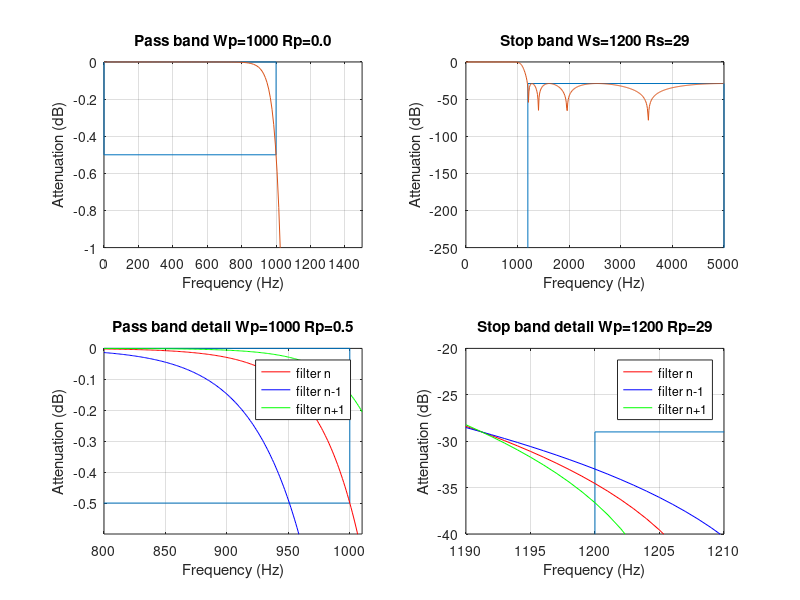

Write MATLAB code to recreate this figure.
Fs = 10000; 
 [n, Wc] = cheb2ord (1000/(Fs/2), 1200/(Fs/2), 0.5, 29);

 subplot (221);
 plot ([0, 1000, 1000, 0, 0], [0, 0, -0.5, -0.5, 0], ";;");
 hold on;
 grid;
 title("Pass band Wp=1000 Rp=0.0");
 xlabel("Frequency (Hz)");
 ylabel("Attenuation (dB)");
 [b, a] = cheby2 (n, 29, Wc);
 [h, w] = freqz (b, a, [], Fs);
 plot (w, 20*log10(abs(h)), ";;");
 axis ([ 0, 1500, -1, 0]);
 hold off;

 subplot (222);
 plot ([1200, Fs/2, Fs/2, 1200, 1200], [-29, -29, -500, -500, -29], ";;");
 hold on;
 axis ([ 0, Fs/2, -250, 0]);
 title("Stop band Ws=1200 Rs=29");
 xlabel("Frequency (Hz)");
 ylabel("Attenuation (dB)");
 grid;
 [b, a] = cheby2 (n, 29, Wc);
 [h, w] = freqz (b, a, [], Fs);
 plot (w, 20*log10(abs(h)), ";;");
 hold off;

 subplot (223);
 plot ([0, 1000, 1000, 0, 0], [0, 0, -0.5, -0.5, 0], ";;");
 hold on;
 axis ([ 800, 1010, -0.6, -0.0]);
 title("Pass band detail Wp=1000 Rp=0.5");
 xlabel("Frequency (Hz)");
 ylabel("Attenuation (dB)");
 grid;
 [b, a] = cheby2 (n, 29, Wc);
 [h, w] = freqz (b, a, [800:1010], Fs);
 plot (w, 20*log10(abs(h)), "r;filter n;");
 [b, a] = cheby2 (n-1, 29, Wc);
 [h, w] = freqz (b, a, [800:1010], Fs);
 plot (w, 20*log10(abs(h)), "b;filter n-1;");
 [b, a] = cheby2 (n+1, 29, Wc);
 [h, w] = freqz (b, a, [800:1010], Fs);
 plot (w, 20*log10(abs(h)), "g;filter n+1;");
 hold off;

 subplot (224);
 plot ([1200, Fs/2, Fs/2, 1200, 1200], [-29, -29, -500, -500, -29], ";;");
 hold on;
 axis ([ 1190, 1210, -40, -20]);
 title("Stop band detail Wp=1200 Rp=29");
 xlabel("Frequency (Hz)");
 ylabel("Attenuation (dB)");
 grid;
 [b, a] = cheby2 (n, 29, Wc);
 [h, w] = freqz (b, a, [1190:1210], Fs);
 plot (w, 20*log10(abs(h)), "r;filter n;");
 [b, a] = cheby2 (n-1, 29, Wc);
 [h, w] = freqz (b, a, [1190:1210], Fs);
 plot (w, 20*log10(abs(h)), "b;filter n-1;");
 [b, a] = cheby2 (n+1, 29, Wc);
 [h, w] = freqz (b, a, [1190:1210], Fs);
 plot (w, 20*log10(abs(h)), "g;filter n+1;");
 hold off;